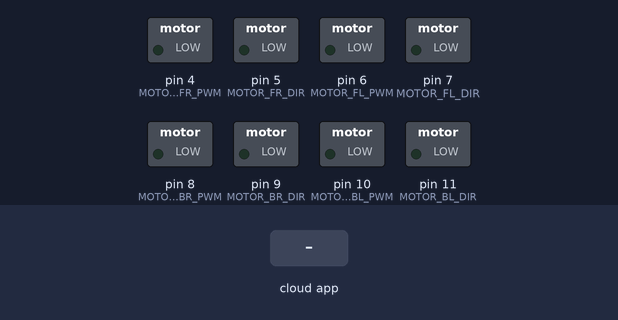
The sketch below on a simulated Arduino Uno, built with avr-gcc and run on an emulated ATmega328P. On the bench: switched loads named in the sketch (green lamp = pin HIGH). The inputs (shaded band) are chosen by the test bench. The ROS host is connected and sends only what is stated.

Above: at 1.2 s.
1.3 s: the phone or cloud app sets linear.x to -100
At 2.4 s:
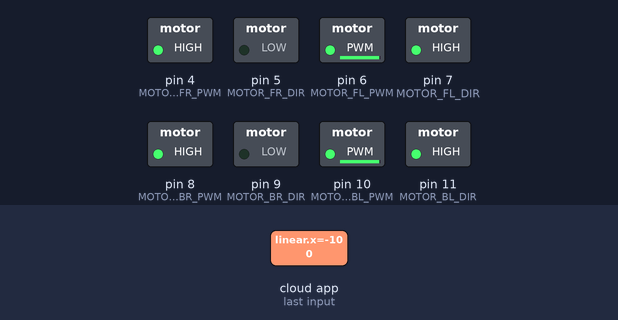
2.8 s: the phone or cloud app sets linear.x to 0
At 3.6 s:
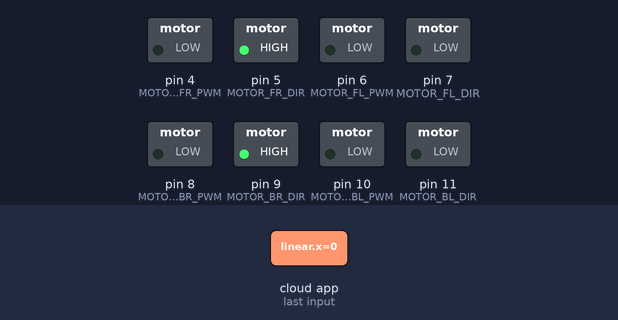
4.3 s: the phone or cloud app sets angular.z to -100
At 4.7 s:
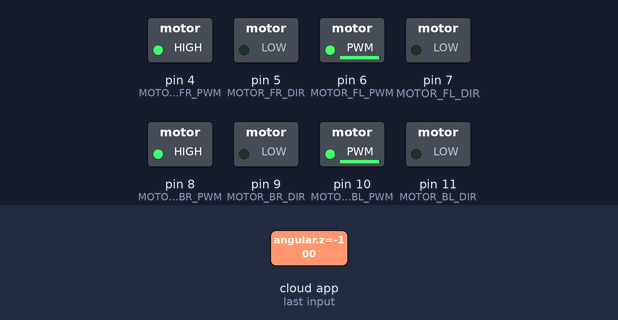
5.8 s: the phone or cloud app sets angular.z to 100
At 7.0 s:
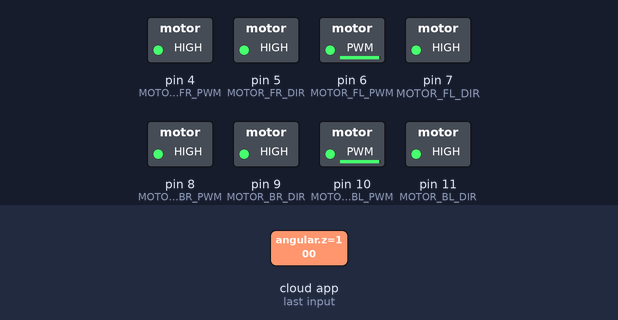
7.3 s: the phone or cloud app sets linear.x to 100
At 8.2 s:
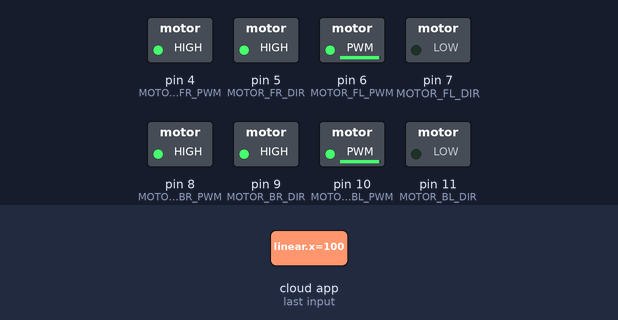
Timing chart, 0 to 9.8 s (numbered marks = the images above; inputs shaded):
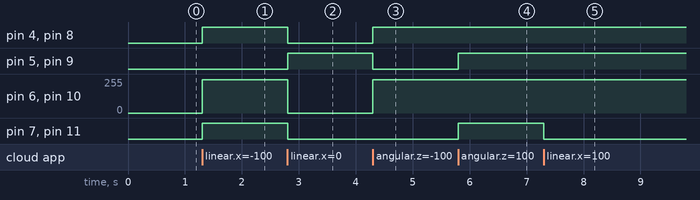

Measured:
- after the input at 1.3 s, pin 4 (MOTOR_FR_PWM), pin 7 (MOTOR_FL_DIR), pin 8 (MOTOR_BR_PWM), pin 11 (MOTOR_BL_DIR): LOW → HIGH at once; pin 6 (MOTOR_FL_PWM), pin 10 (MOTOR_BL_PWM): 0/255 → 250/255 at once
- after the input at 2.8 s, pin 4 (MOTOR_FR_PWM), pin 7 (MOTOR_FL_DIR), pin 8 (MOTOR_BR_PWM), pin 11 (MOTOR_BL_DIR): HIGH → LOW at once; pin 5 (MOTOR_FR_DIR), pin 9 (MOTOR_BR_DIR): LOW → HIGH at once; pin 6 (MOTOR_FL_PWM), pin 10 (MOTOR_BL_PWM): 250/255 → 0/255 at once
- after the input at 4.3 s, pin 4 (MOTOR_FR_PWM), pin 8 (MOTOR_BR_PWM): LOW → HIGH at once; pin 5 (MOTOR_FR_DIR), pin 9 (MOTOR_BR_DIR): HIGH → LOW at once; pin 6 (MOTOR_FL_PWM), pin 10 (MOTOR_BL_PWM): 0/255 → 250/255 at once
- after the input at 5.8 s, pin 5 (MOTOR_FR_DIR), pin 7 (MOTOR_FL_DIR), pin 9 (MOTOR_BR_DIR), pin 11 (MOTOR_BL_DIR): LOW → HIGH at once
- after the input at 7.3 s, pin 7 (MOTOR_FL_DIR), pin 11 (MOTOR_BL_DIR): HIGH → LOW at once

The sketch:

navi_mobile_robot_code.ino
```cpp
//#define USE_USBCON
#define BAUD 57600

#define MOTOR_FL_DIR 7
#define MOTOR_FL_PWM 6
#define MOTOR_FR_DIR 5
#define MOTOR_FR_PWM 4

#define MOTOR_BL_DIR 11
#define MOTOR_BL_PWM 10
#define MOTOR_BR_DIR 9
#define MOTOR_BR_PWM 8

#define WHEEL_RADIUS 0.075    //m  (7.5 cm) -> wheel radius
#define ROBOT_RADIUS_X 0.22  //m  (22 cm) -> robot middle to end(x axis)
#define ROBOT_RADIUS_Y 0.30  //m  (30 cm) -> robot middle to end(y axis)

#define RPM2PWM_RATIO 180/2.6   //2.6(rpm) : 180(pwm)
/////////////////////////////////////////////////////////////
#include <ros.h>
#include <geometry_msgs/Twist.h>

ros::NodeHandle  nh;
/////////////////////////////////////////////////////////////
float linear_x = 0;
float linear_y = 0;
float angular_z = 0;

float wheel_rpm[4] = {0, 0, 0, 0};
/////////////////////////////////////////////////////////////

void navi_cmd_vel_callback(const geometry_msgs::Twist& msg){
  //get velocity datas
  linear_x = msg.linear.x;
  linear_y = msg.linear.y;
  angular_z = msg.angular.z;

  //front left wheel rpm
  wheel_rpm[0] = (linear_x - linear_y - (ROBOT_RADIUS_X+ROBOT_RADIUS_Y)*angular_z) / WHEEL_RADIUS;
  //front right wheel rpm
  wheel_rpm[1] = (linear_x + linear_y + (ROBOT_RADIUS_X+ROBOT_RADIUS_Y)*angular_z) / WHEEL_RADIUS;
  //back left wheel rpm
  wheel_rpm[2] = (linear_x + linear_y - (ROBOT_RADIUS_X+ROBOT_RADIUS_Y)*angular_z) / WHEEL_RADIUS;
  //back right wheel rpm
  wheel_rpm[3] = (linear_x - linear_y + (ROBOT_RADIUS_X+ROBOT_RADIUS_Y)*angular_z) / WHEEL_RADIUS;

  //control dc motors (change rpm to pwm)
  if(wheel_rpm[0] >= 0) Motor_Controller(0, true, RPM2PWM(wheel_rpm[0], RPM2PWM_RATIO));
  else if(wheel_rpm[0] < 0) Motor_Controller(0, false, RPM2PWM(-wheel_rpm[0], RPM2PWM_RATIO));

  if(wheel_rpm[1] >= 0) Motor_Controller(1, true, RPM2PWM(wheel_rpm[1], RPM2PWM_RATIO));
  else if(wheel_rpm[1] < 0) Motor_Controller(1, false, RPM2PWM(-wheel_rpm[1], RPM2PWM_RATIO));

  if(wheel_rpm[2] >= 0) Motor_Controller(2, true, RPM2PWM(wheel_rpm[2], RPM2PWM_RATIO));
  else if(wheel_rpm[2] < 0) Motor_Controller(2, false, RPM2PWM(-wheel_rpm[2], RPM2PWM_RATIO));

  if(wheel_rpm[3] >= 0) Motor_Controller(3, true, RPM2PWM(wheel_rpm[3], RPM2PWM_RATIO));
  else if(wheel_rpm[3] < 0) Motor_Controller(3, false, RPM2PWM(-wheel_rpm[3], RPM2PWM_RATIO));
}


ros::Subscriber<geometry_msgs::Twist> sub("/navi/cmd_vel", navi_cmd_vel_callback);

void setup(){
  nh.initNode();
  nh.subscribe(sub);

  pinMode(MOTOR_FL_DIR, OUTPUT);
  pinMode(MOTOR_FL_PWM, OUTPUT);
  pinMode(MOTOR_FR_DIR, OUTPUT);
  pinMode(MOTOR_FR_PWM, OUTPUT);
  pinMode(MOTOR_BL_DIR, OUTPUT);
  pinMode(MOTOR_BL_PWM, OUTPUT);
  pinMode(MOTOR_BR_DIR, OUTPUT);
  pinMode(MOTOR_BR_PWM, OUTPUT);
}

void loop(){
  nh.spinOnce();
  delay(1);
}

//////////////////////////////////////////////////////////////////////////
void Motor_Controller(int motor_num, bool motor_direction, int pwm){  //motor control function
  switch(motor_num){
    case 0: //front left
      if(motor_direction == true){
        digitalWrite(MOTOR_FL_DIR, false);
        analogWrite(MOTOR_FL_PWM, pwm);
      }
      else if(motor_direction == false){
        digitalWrite(MOTOR_FL_DIR, true);
        analogWrite(MOTOR_FL_PWM, pwm);
      }
    break;

    case 1: //front right
      if(motor_direction == true){
        digitalWrite(MOTOR_FR_DIR, true);
        analogWrite(MOTOR_FR_PWM, pwm);
      }
      else if(motor_direction == false){
        digitalWrite(MOTOR_FR_DIR, false);
        analogWrite(MOTOR_FR_PWM, pwm);
      }
    break;

    case 2: //back left
      if(motor_direction == true){
        digitalWrite(MOTOR_BL_DIR, false);
        analogWrite(MOTOR_BL_PWM, pwm);
      }
      else if(motor_direction == false){
        digitalWrite(MOTOR_BL_DIR, true);
        analogWrite(MOTOR_BL_PWM, pwm);
      }
    break;

    case 3: //back right
      if(motor_direction == true){
        digitalWrite(MOTOR_BR_DIR, true);
        analogWrite(MOTOR_BR_PWM, pwm);
      }
      else if(motor_direction == false){
        digitalWrite(MOTOR_BR_DIR, false);
        analogWrite(MOTOR_BR_PWM, pwm);
      }
    break;
  }
}
//////////////////////////////////////////////////////////////////////////
float RPM2PWM(float motor_rpm, float ratio){
  return constrain(motor_rpm * ratio, 0, 250);
}
```
